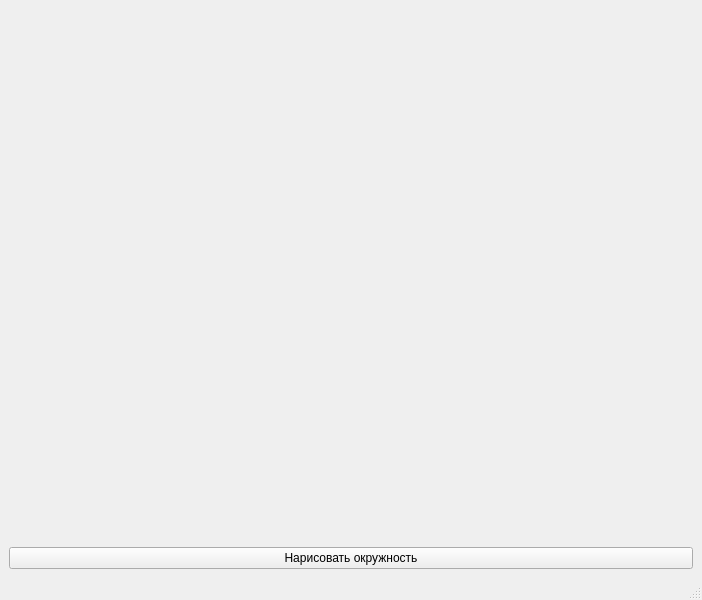
<?xml version="1.0" encoding="UTF-8"?>
<ui version="4.0">
 <class>MainWindow</class>
 <widget class="QMainWindow" name="MainWindow">
  <property name="geometry">
   <rect>
    <x>0</x>
    <y>0</y>
    <width>702</width>
    <height>600</height>
   </rect>
  </property>
  <property name="windowTitle">
   <string>MainWindow</string>
  </property>
  <widget class="QWidget" name="centralwidget">
   <layout class="QGridLayout" name="gridLayout_2">
    <item row="0" column="0">
     <layout class="QGridLayout" name="gridLayout">
      <item row="0" column="0">
       <widget class="QLabel" name="label">
        <property name="text">
         <string/>
        </property>
       </widget>
      </item>
      <item row="1" column="0">
       <widget class="QPushButton" name="pushButton">
        <property name="text">
         <string>Нарисовать окружность</string>
        </property>
       </widget>
      </item>
     </layout>
    </item>
   </layout>
  </widget>
  <widget class="QMenuBar" name="menubar">
   <property name="geometry">
    <rect>
     <x>0</x>
     <y>0</y>
     <width>702</width>
     <height>21</height>
    </rect>
   </property>
  </widget>
  <widget class="QStatusBar" name="statusbar"/>
 </widget>
 <resources/>
 <connections/>
</ui>
